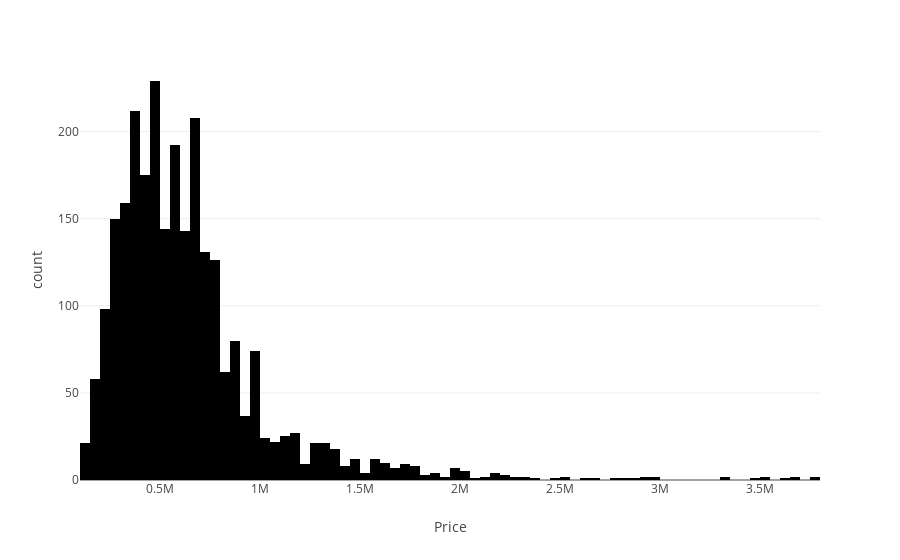

The code cell stored with this chart in its notebook:
### Code cell
px.histogram(df_cleaned, x="Price").show()

### Figure 1 — Plotly figure (JSON) as saved in the notebook; plotly's stock layout.template omitted (floating-point values rounded to 4 significant figures; data arrays with more than 128 entries replaced by an {"elided": "..."} marker saying what was removed)
{"data": [{"alignmentgroup": "True", "bingroup": "x", "hovertemplate": "Price=%{x}<br>count=%{y}<extra></extra>", "legendgroup": "", "marker": {"color": "#000001", "pattern": {"shape": ""}}, "name": "", "offsetgroup": "", "orientation": "v", "showlegend": false, "type": "histogram", "x": {"elided": "2594 int values"}, "xaxis": "x", "yaxis": "y"}], "layout": {"barmode": "relative", "legend": {"tracegroupgap": 0}, "margin": {"t": 60}, "xaxis": {"anchor": "y", "domain": [0, 1], "title": {"text": "Price"}}, "yaxis": {"anchor": "x", "domain": [0, 1], "title": {"text": "count"}}}}
